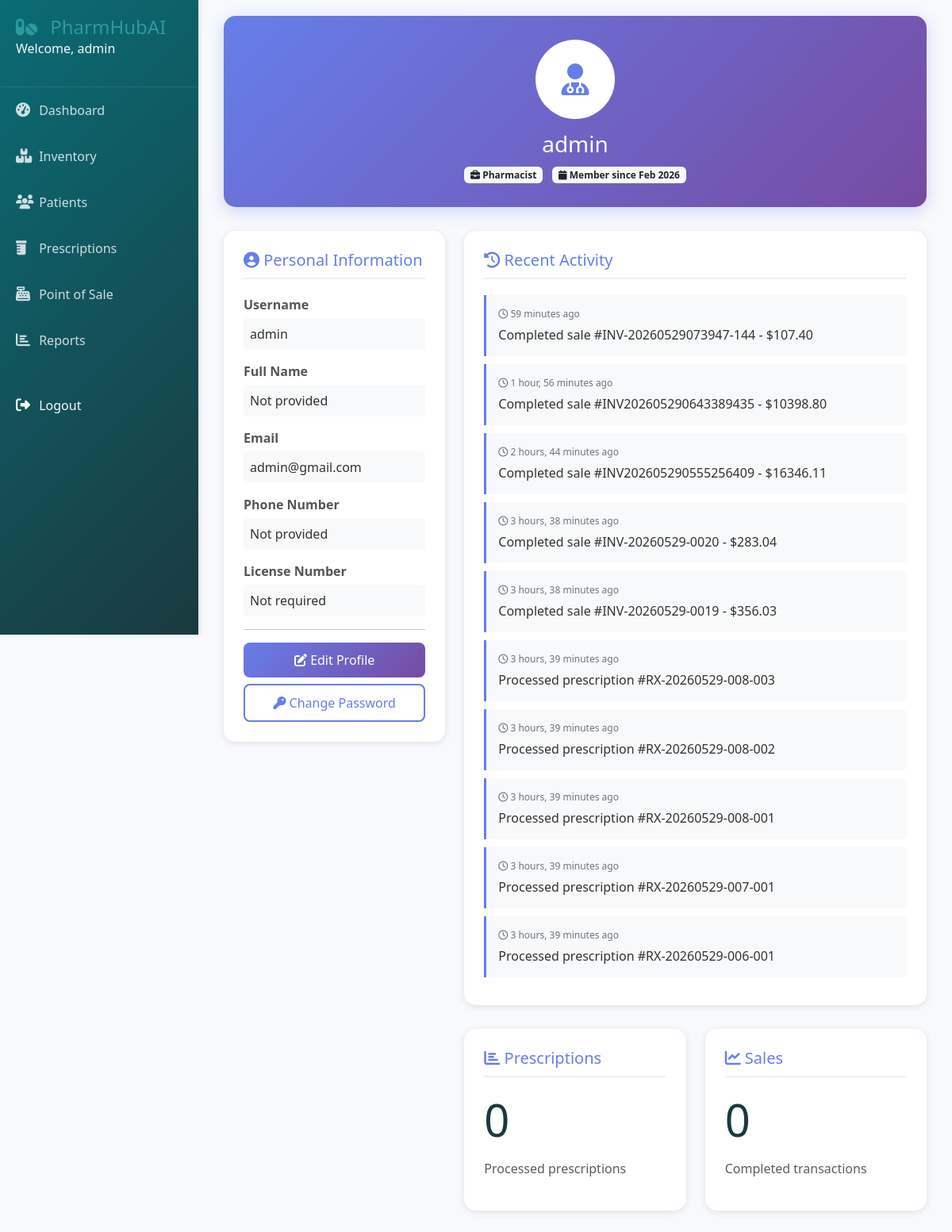
/profile/ (signed in), run on the app's committed database.
### accounts/models.py (models this page shows, shortened)
class UserProfile(models.Model):
    USER_ROLES = (
        ('admin', 'Administrator'),
        ('pharmacist', 'Pharmacist'),
        ('technician', 'Pharmacy Technician'),
    )
    user = models.OneToOneField(User, on_delete=models.CASCADE, related_name='profile')
    role = models.CharField(max_length=20, choices=USER_ROLES, default='pharmacist')
    license_number = models.CharField(max_length=50, blank=True)
    phone_number = models.CharField(max_length=15)
    pharmacy = models.ForeignKey(Pharmacy, on_delete=models.CASCADE, null=True, blank=True)
    created_at = models.DateTimeField(auto_now_add=True)
    updated_at = models.DateTimeField(auto_now=True)

### sales/models.py (models this page shows, shortened)
class Sale(models.Model):
    PAYMENT_METHODS = (
        ('cash', 'Cash'),
        ('card', 'Credit/Debit Card'),
        ('insurance', 'Insurance'),
        ('mobile', 'Mobile Money'),
    )
    pharmacy = models.ForeignKey('accounts.Pharmacy', on_delete=models.CASCADE, null=True)
    invoice_number = models.CharField(max_length=50, unique=True)
    prescription = models.ForeignKey(Prescription, on_delete=models.SET_NULL, null=True, blank=True, related_name='sales')
    pharmacist = models.ForeignKey(User, on_delete=models.SET_NULL, null=True)
    subtotal = models.DecimalField(max_digits=10, decimal_places=2)
    discount = models.DecimalField(max_digits=10, decimal_places=2, default=0)
    tax = models.DecimalField(max_digits=10, decimal_places=2, default=0)
    total = models.DecimalField(max_digits=10, decimal_places=2)
    payment_method = models.CharField(max_length=20, choices=PAYMENT_METHODS)
    payment_reference = models.CharField(max_length=100, blank=True)
    created_at = models.DateTimeField(auto_now_add=True)
    class Meta:
        ordering = ['-created_at']

### prescriptions/models.py (models this page shows, shortened)
class Prescription(models.Model):
    STATUS_CHOICES = (
        ('pending', 'Pending'),
        ('verified', 'Verified'),
        ('dispensed', 'Dispensed'),
        ('cancelled', 'Cancelled'),
        ('on_hold', 'On Hold'),
    )
    pharmacy = models.ForeignKey('accounts.Pharmacy', on_delete=models.CASCADE, null=True)
    prescription_number = models.CharField(max_length=50, unique=True)
    patient = models.ForeignKey(Patient, on_delete=models.CASCADE, related_name='prescriptions')
    prescribed_by = models.CharField(max_length=200)  # Doctor's name
    prescribed_date = models.DateField()
    pharmacist = models.ForeignKey(User, on_delete=models.SET_NULL, null=True, related_name='processed_prescriptions')
    status = models.CharField(max_length=20, choices=STATUS_CHOICES, default='pending')
    notes = models.TextField(blank=True)
    created_at = models.DateTimeField(auto_now_add=True)
    updated_at = models.DateTimeField(auto_now=True)
    class Meta:
        ordering = ['-created_at']

### accounts/views.py (the view)
# urls.py: path('profile/', views.profile, name='profile'),
@login_required
def profile(request):
    user = request.user
    if request.method == 'POST':
        user_form = UserForm(request.POST, instance=user)
        profile_form = UserProfileForm(request.POST, instance=user.profile)
        if user_form.is_valid() and profile_form.is_valid():
            user_form.save()
            profile_form.save()
            messages.success(request, 'Profile updated successfully.')
            return redirect('profile')
    else:
        user_form = UserForm(instance=user)
        profile_form = UserProfileForm(instance=user.profile)
    recent_activity = []
    prescriptions = Prescription.objects.filter(pharmacist=user)[:5]
    for rx in prescriptions:
        recent_activity.append({
            'action': f'Processed prescription #{rx.prescription_number}',
            'time': rx.created_at,
        })
    sales = Sale.objects.filter(pharmacist=user)[:5]
    for sale in sales:
        recent_activity.append({
            'action': f'Completed sale #{sale.invoice_number} - ${sale.total}',
            'time': sale.created_at,
        })
    recent_activity.sort(key=lambda x: x['time'], reverse=True)
    context = {
        'user_form': user_form,
        'profile_form': profile_form,
        'recent_activity': recent_activity[:10],
    }
    return render(request, 'accounts/profile.html', context)

### templates/accounts/profile.html (shortened to what this page needs)
{% extends 'base.html' %}
{% load static %}
{% block content %}
<div class="container-fluid">
    <div class="profile-header text-center">
        <div class="profile-avatar">
            <i class="fas fa-user-md"></i>
        </div>
        <h3>{{ user.get_full_name|default:user.username }}</h3>
        <p class="mb-0">
            <span class="badge bg-light text-dark">
                <i class="fas fa-briefcase"></i> {{ user.profile.get_role_display }}
            </span>
            <span class="badge bg-light text-dark ms-2">
                <i class="fas fa-calendar"></i> Member since {{ user.date_joined|date:"M Y" }}
            </span>
        </p>
    </div>
    <div class="row">
        <div class="col-md-4">
            <div class="info-card">
                <h5><i class="fas fa-user-circle"></i> Personal Information</h5>
                <div class="info-label">Username</div>
                <div class="info-value">{{ user.username }}</div>
                <div class="info-label">Full Name</div>
                <div class="info-value">{{ user.get_full_name|default:"Not provided" }}</div>
                <div class="info-label">Email</div>
                <div class="info-value">{{ user.email }}</div>
                <div class="info-label">Phone Number</div>
                <div class="info-value">{{ user.profile.phone_number|default:"Not provided" }}</div>
                <div class="info-label">License Number</div>
                <div class="info-value">{{ user.profile.license_number|default:"Not required" }}</div>
                <hr>
                <div class="d-grid gap-2">
                    <button class="btn btn-edit" data-bs-toggle="modal" data-bs-target="#editProfileModal">
                        <i class="fas fa-edit"></i> Edit Profile
                    </button>
                    <a href="{% url 'accounts:change_password' %}" class="btn btn-change-password">
                        <i class="fas fa-key"></i> Change Password
                    </a>
                </div>
            </div>
        </div>
        <div class="col-md-8">
            <div class="info-card">
                <h5><i class="fas fa-history"></i> Recent Activity</h5>
                {% if recent_activity %}
                    {% for activity in recent_activity %}
                        <div class="activity-item">
                            <div class="activity-time">
                                <i class="far fa-clock"></i> {{ activity.time|timesince }} ago
                            </div>
                            <div class="activity-action">
                                {{ activity.action }}
                            </div>
                        </div>
                    {% endfor %}
                {% else %}
                    <p class="text-muted text-center py-4">No recent activity found.</p>
                {% endif %}
            </div>
            <div class="row">
                <div class="col-md-6">
                    <div class="info-card">
                        <h5><i class="fas fa-chart-bar"></i> Prescriptions</h5>
                        <p class="display-4">{{ prescription_count|default:"0" }}</p>
                        <p class="text-muted">Processed prescriptions</p>
                    </div>
                </div>
                <div class="col-md-6">
                    <div class="info-card">
                        <h5><i class="fas fa-chart-line"></i> Sales</h5>
                        <p class="display-4">{{ sales_count|default:"0" }}</p>
                        <p class="text-muted">Completed transactions</p>
                    </div>
                </div>
            </div>
        </div>
    </div>
</div>
{% endblock %}

### templates/base.html (shortened to what this page needs)
<!DOCTYPE html>
<html lang="en">
<head>
    <link href="https://cdn.jsdelivr.net/npm/bootstrap@5.3.0-alpha1/dist/css/bootstrap.min.css" rel="stylesheet">
    <link rel="stylesheet" href="https://cdnjs.cloudflare.com/ajax/libs/font-awesome/6.4.0/css/all.min.css">
    {% load static %}
    <link rel="stylesheet" href="{% static 'css/style.css' %}">
</head>
<body>
    {% if user.is_authenticated %}
    <div class="sidebar">
        <div class="sidebar-header">
            <a style="text-decoration: none; color: #2c9a9e;" href="{%url 'accounts:landing_page'%}"><h3><i class="fas fa-pills"></i> PharmHubAI</h3></a>
            <p class="text-light">Welcome, {{ user.get_full_name|default:user.username }}</p>
        </div>
        <ul class="nav flex-column">
            <li class="nav-item">
                <a class="nav-link {% if request.path == '/dashboard' %}active{% endif %}" href="/dashboard/">
                    <i class="fas fa-tachometer-alt"></i> Dashboard
                </a>
            </li>
            <li class="nav-item">
                <a class="nav-link {% if '/inventory' in request.path %}active{% endif %}" href="/inventory/">
                    <i class="fas fa-boxes"></i> Inventory
                </a>
            </li>
            <li class="nav-item">
                <a class="nav-link {% if '/patients' in request.path %}active{% endif %}" href="/patients/">
                    <i class="fas fa-users"></i> Patients
                </a>
            </li>
            <li class="nav-item">
                <a class="nav-link {% if '/prescriptions' in request.path %}active{% endif %}" href="/prescriptions/">
                    <i class="fas fa-prescription-bottle"></i> Prescriptions
                </a>
            </li>
            <li class="nav-item">
                <a class="nav-link {% if '/sales' in request.path %}active{% endif %}" href="/sales/pos/">
                    <i class="fas fa-cash-register"></i> Point of Sale
                </a>
            </li>
            <li class="nav-item">
                <a class="nav-link {% if '/reports' in request.path %}active{% endif %}" href="/reports/">
                    <i class="fas fa-chart-bar"></i> Reports
                </a>
            </li>
            <li class="nav-item mt-4">
                <a class="nav-link text-light" href="/logout/">
                    <i class="fas fa-sign-out-alt"></i> Logout
                </a>
            </li>
        </ul>
    </div>
    {% endif %}
    <div class="main-content">
        {% block content %}{% endblock %}
    </div>
</body>
</html>

### static/css/style.css (style rules this page uses)
:root { --primary-color: #0a6c75; --secondary-color: #2c9a9e; --success-color: #10b981; --danger-color: #ef4444; --warning-color: #f59e0b; --light-bg: #f7f9fc; --dark-text: #1a3a3f; --sidebar-width: 250px; }
body { font-family: 'Segoe UI', Tahoma, Geneva, Verdana, sans-serif; background-color: var(--light-bg); color: var(--dark-text); overflow-x: hidden; }
.sidebar { position: fixed; left: 0; top: 0; height: 100vh; width: var(--sidebar-width); background: linear-gradient(135deg, var(--primary-color), var(--dark-text)); color: white; padding: 20px 0; box-shadow: 2px 0 5px rgba(0,0,0,0.1); z-index: 1000; }
.sidebar-header { padding: 0 20px 20px; border-bottom: 1px solid rgba(255,255,255,0.1); }
.sidebar-header a { text-decoration: none; }
.sidebar-header h3 { margin: 0; font-size: 24px; font-weight: 300; }
.sidebar-header h3 i { color: var(--secondary-color); margin-right: 10px; }
.sidebar .nav-link { color: rgba(255,255,255,0.8); padding: 12px 20px; margin: 5px 0; transition: all 0.3s; border-radius: 0 30px 30px 0; }
.sidebar .nav-link i { width: 25px; font-size: 18px; }
.main-content { margin-left: var(--sidebar-width); padding: 20px; min-height: 100vh; }
.btn { border-radius: 5px; padding: 8px 20px; font-weight: 500; transition: all 0.3s; }

### templates/accounts/profile.html (style rules this page uses)
.profile-header { background: linear-gradient(135deg, #667eea 0%, #764ba2 100%); color: white; padding: 30px; border-radius: 15px; margin-bottom: 30px; box-shadow: 0 5px 20px rgba(102, 126, 234, 0.3); }
.profile-avatar { width: 100px; height: 100px; background: white; border-radius: 50%; display: flex; align-items: center; justify-content: center; font-size: 40px; color: #667eea; margin: 0 auto 15px; border: 3px solid rgba(255,255,255,0.3); }
.info-card { background: white; border-radius: 15px; padding: 25px; box-shadow: 0 2px 10px rgba(0,0,0,0.1); margin-bottom: 30px; }
.info-card h5 { color: #667eea; margin-bottom: 20px; padding-bottom: 10px; border-bottom: 2px solid #f0f0f0; }
.info-label { font-weight: 600; color: #555; margin-bottom: 5px; }
.info-value { color: #333; margin-bottom: 15px; padding: 8px; background: #f8f9fa; border-radius: 5px; }
.activity-item { padding: 15px; border-left: 3px solid #667eea; background: #f8f9fa; margin-bottom: 10px; border-radius: 0 5px 5px 0; }
.activity-time { font-size: 12px; color: #6c757d; margin-bottom: 5px; }
.activity-action { color: #333; font-weight: 500; }
.btn-edit { background: linear-gradient(135deg, #667eea 0%, #764ba2 100%); color: white; border: none; border-radius: 8px; padding: 10px 20px; transition: all 0.3s; }
.btn-change-password { background: white; color: #667eea; border: 2px solid #667eea; border-radius: 8px; padding: 10px 20px; transition: all 0.3s; }

### data on the page
Sale: time "59 minutes"
Sale: time "1 hour, 56 minutes"
Sale: time "2 hours, 44 minutes"
Sale: time "3 hours, 38 minutes"
Sale: time "3 hours, 38 minutes"
Prescription: time "3 hours, 39 minutes"
Prescription: time "3 hours, 39 minutes"
Prescription: time "3 hours, 39 minutes"
Prescription: time "3 hours, 39 minutes"
Prescription: time "3 hours, 39 minutes"

### other printed values
{{ user.get_full_name|default:user.username }} "admin"
{{ user.profile.get_role_display }} "Pharmacist"
{{ user.date_joined|date:"M Y" }} "Feb 2026"
{{ user.username }} "admin"
{{ user.get_full_name|default:"Not provided" }} "Not provided"
{{ user.email }} "admin@gmail.com"
{{ user.profile.phone_number|default:"Not provided" }} "Not provided"
{{ user.profile.license_number|default:"Not required" }} "Not required"
{{ activity.action }} "Completed sale #INV-20260529073947-144 - $107.40" "Completed sale #INV202605290643389435 - $10398.80" "Completed sale #INV202605290555256409 - $16346.11" "Completed sale #INV-20260529-0020 - $283.04" "Completed sale #INV-20260529-0019 - $356.03" "Processed prescription #RX-20260529-008-003" "Processed prescription #RX-20260529-008-002" "Processed prescription #RX-20260529-008-001" "Processed prescription #RX-20260529-007-001" "Processed prescription #RX-20260529-006-001"
{{ prescription_count|default:"0" }} "0"
{{ sales_count|default:"0" }} "0"
